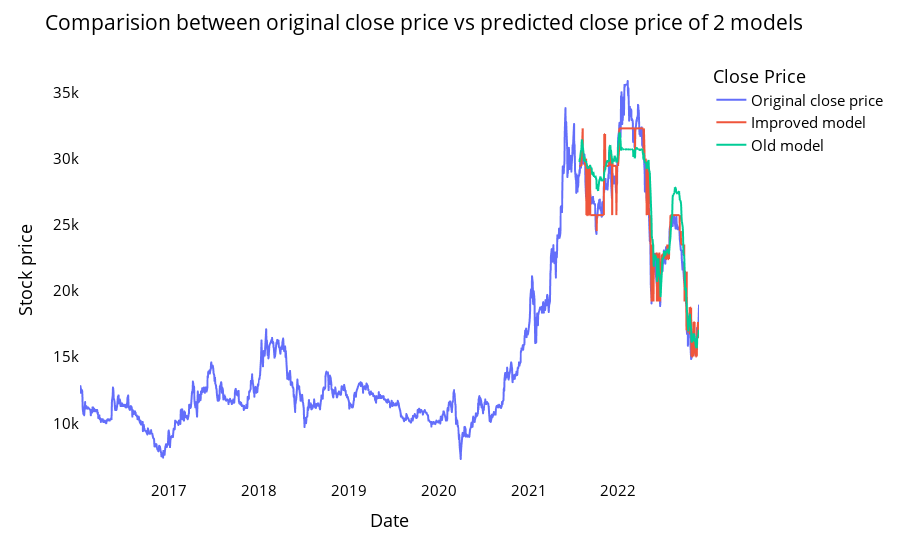

Notebook code cell kept with this figure:
### Code cell
# shift train predictions for plotting
from itertools import cycle
import plotly.express as px


print(RF_train_predict.shape)
print(RF_test_predict.shape)
print(len(closedf))

look_back=time_step
trainPredictPlot = np.empty_like(closedf)
trainPredictPlot[:, :] = np.nan
trainPredictPlot[look_back:len(RF_train_predict)+look_back, :] = RF_train_predict
print("Train predicted data: ", trainPredictPlot)

# shift test predictions for plotting
testPredictPlot = np.empty_like(closedf)
testPredictPlot[:, :] = np.nan
testPredictPlot[len(RF_train_predict)+(look_back*2)+1:len(closedf)-1, :] = RF_test_predict
print("Test predicted data: ", testPredictPlot)

close_stock['Predictions']=testPredictPlot
close_stock['Stock']='STB'
close_stock['Model']='DIY'
close_stock['Method']='No'
close_stock.to_csv('./output/STB_DIY_None.csv', index=False)

names = cycle(['Original close price','Improved model', 'Old model'])


plotdf = pd.DataFrame({ 'date': close_stock['Date'],
                        'original_close': close_stock['Close'],
                        'test_predicted_close': testPredictPlot.reshape(1,-1)[0].tolist(),
                        'old_test_predicted_close': old_testPredictPlot.reshape(1,-1)[0].tolist()})

fig = px.line(plotdf,x=plotdf['date'], y=[plotdf['original_close'],
                                          plotdf['test_predicted_close'], plotdf['old_test_predicted_close']],
              labels={'value':'Stock price','date': 'Date'})
fig.update_layout(title_text='Comparision between original close price vs predicted close price of 2 models',
                  plot_bgcolor='white', font_size=15, font_color='black', legend_title_text='Close Price')
fig.for_each_trace(lambda t:  t.update(name = next(names)))

fig.update_xaxes(showgrid=False)
fig.update_yaxes(showgrid=False)
fig.show()

### Figure 1 — Plotly figure (JSON) as saved in the notebook; plotly's stock layout.template omitted (floating-point values rounded to 4 significant figures; data arrays with more than 128 entries replaced by an {"elided": "..."} marker saying what was removed)
{"data": [{"hovertemplate": "variable=original_close<br>Date=%{x}<br>Stock price=%{y}<extra></extra>", "legendgroup": "original_close", "line": {"color": "#636efa", "dash": "solid"}, "marker": {"symbol": "circle"}, "mode": "lines", "name": "Original close price", "showlegend": true, "type": "scattergl", "x": {"elided": "1727 str values"}, "xaxis": "x", "y": {"elided": "1727 int values"}, "yaxis": "y"}, {"hovertemplate": "variable=test_predicted_close<br>Date=%{x}<br>Stock price=%{y}<extra></extra>", "legendgroup": "test_predicted_close", "line": {"color": "#EF553B", "dash": "solid"}, "marker": {"symbol": "circle"}, "mode": "lines", "name": "Improved model", "showlegend": true, "type": "scattergl", "x": {"elided": "1727 str values"}, "xaxis": "x", "y": {"elided": "1727 float values"}, "yaxis": "y"}, {"hovertemplate": "variable=old_test_predicted_close<br>Date=%{x}<br>Stock price=%{y}<extra></extra>", "legendgroup": "old_test_predicted_close", "line": {"color": "#00cc96", "dash": "solid"}, "marker": {"symbol": "circle"}, "mode": "lines", "name": "Old model", "showlegend": true, "type": "scattergl", "x": {"elided": "1727 str values"}, "xaxis": "x", "y": {"elided": "1727 float values"}, "yaxis": "y"}], "layout": {"font": {"color": "black", "size": 15}, "legend": {"title": {"text": "Close Price"}, "tracegroupgap": 0}, "margin": {"t": 60}, "plot_bgcolor": "white", "title": {"text": "Comparision between original close price vs predicted close price of 2 models"}, "xaxis": {"anchor": "y", "domain": [0, 1], "showgrid": false, "title": {"text": "Date"}}, "yaxis": {"anchor": "x", "domain": [0, 1], "showgrid": false, "title": {"text": "Stock price"}}}}
